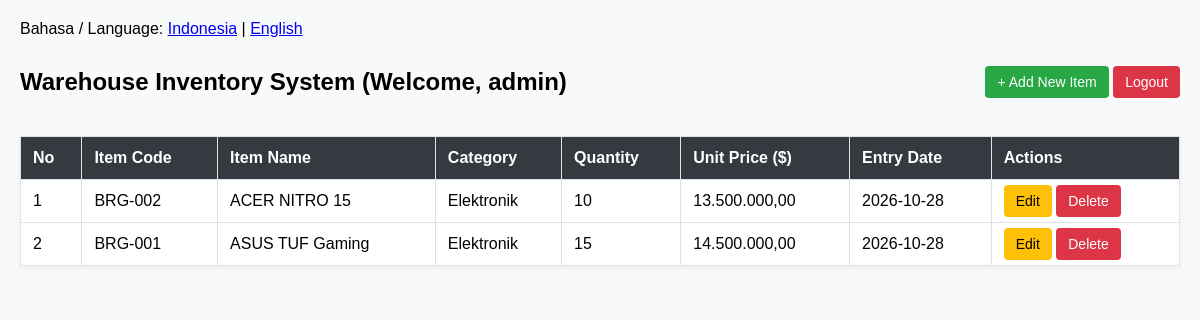
Page /index.php?lang=en (signed in) on the committed database.
### tables this page shows
CREATE TABLE `inventaris` (
  `id` int(11) NOT NULL,
  `kode_barang` varchar(20) NOT NULL,
  `nama_barang` varchar(100) NOT NULL,
  `kategori` varchar(50) NOT NULL,
  `jumlah` int(11) NOT NULL,
  `harga_satuan` decimal(12,2) NOT NULL,
  `tanggal_masuk` date NOT NULL
);

### bahasa.php (called while the page is built, shortened)
<?php
$translations = [
    'id' => [
        'title' => 'Sistem Inventaris Gudang',
        'welcome' => 'Selamat datang',
        'logout' => 'Keluar',
        'add_item' => 'Tambah Barang Baru',
        'code' => 'Kode Barang',
        'name' => 'Nama Barang',
        'category' => 'Kategori',
        'qty' => 'Jumlah',
        'price' => 'Harga Satuan (Rp)',
        'date' => 'Tanggal Masuk',
        'action' => 'Aksi',
        'save' => 'Simpan Data',
        'update' => 'Perbarui Data',
        'back' => 'Kembali',
        'delete_confirm' => 'Yakin ingin menghapus data ini?',
        'success_add' => 'Barang berhasil ditambahkan!',
        'success_update' => 'Barang berhasil diperbarui!',
        'success_delete' => 'Barang berhasil dihapus!',
        'error_empty' => 'Semua kolom wajib diisi dengan benar!',
        'login_title' => 'Login Administrator',
        'username' => 'Username',
        'password' => 'Password',
        'login_btn' => 'Masuk',
        'login_err' => 'Username atau Password salah!'
    ],
    'en' => [
        'title' => 'Warehouse Inventory System',
        'welcome' => 'Welcome',
        'logout' => 'Logout',
        'add_item' => 'Add New Item',
        'code' => 'Item Code',
        'name' => 'Item Name',
        'category' => 'Category',
        'qty' => 'Quantity',
        'price' => 'Unit Price ($)',
        'date' => 'Entry Date',
        'action' => 'Actions',
        'save' => 'Save Data',
        'update' => 'Update Data',
        'back' => 'Back',
        'delete_confirm' => 'Are you sure you want to delete this item?',
        'success_add' => 'Item successfully added!',
        'success_update' => 'Item successfully updated!',
        'success_delete' => 'Item successfully deleted!',
        'error_empty' => 'All fields must be filled correctly!',
        'login_title' => 'Administrator Login',
        'username' => 'Username',
        'password' => 'Password',
        'login_btn' => 'Login',
        'login_err' => 'Invalid Username or Password!'
    ]
];
function lang($phrase) {
    global $translations;
    $lang = $_SESSION['lang'];
    return $translations[$lang][$phrase] ?? $phrase;
}
?>

### index.php (the view, shortened to what this page needs)
<?php
require_once 'koneksi.php';
require_once 'bahasa.php';
$query = "SELECT * FROM inventaris ORDER BY id DESC";
$result = mysqli_query($conn, $query);
?>
<!DOCTYPE html>
<html lang="<?= $_SESSION['lang'] ?>">
<head>
</head>
<body>
<div class="lang-menu">
    Bahasa / Language: <a href="?lang=id">Indonesia</a> | <a href="?lang=en">English</a>
</div>
<div class="header">
    <h2><?= lang('title') ?> (<?= lang('welcome') ?>, <?= $_SESSION['username'] ?>)</h2>
    <div>
        <a href="tambah.php" class="btn">+ <?= lang('add_item') ?></a>
        <a href="logout.php" class="btn btn-danger"><?= lang('logout') ?></a>
    </div>
</div>
<table>
    <thead>
        <tr>
            <th>No</th>
            <th><?= lang('code') ?></th>
            <th><?= lang('name') ?></th>
            <th><?= lang('category') ?></th>
            <th><?= lang('qty') ?></th>
            <th><?= lang('price') ?></th>
            <th><?= lang('date') ?></th>
            <th><?= lang('action') ?></th>
        </tr>
    </thead>
    <tbody>
        <?php $no = 1; while ($row = mysqli_fetch_assoc($result)) : ?>
        <tr>
            <td><?= $no++ ?></td>
            <td><?= htmlspecialchars($row['kode_barang']) ?></td>
            <td><?= htmlspecialchars($row['nama_barang']) ?></td>
            <td><?= htmlspecialchars($row['kategori']) ?></td>
            <td><?= $row['jumlah'] ?></td>
            <td><?= number_format($row['harga_satuan'], 2, ',', '.') ?></td>
            <td><?= $row['tanggal_masuk'] ?></td>
            <td>
                <a href="edit.php?id=<?= $row['id'] ?>" class="btn btn-warning">Edit</a>
                <a href="index.php?hapus=<?= $row['id'] ?>" class="btn btn-danger" onclick="return confirm('<?= lang('delete_confirm') ?>')">Delete</a>
            </td>
        </tr>
        <?php endwhile; ?>
    </tbody>
</table>
</body>
</html>

### index.php (style rules this page uses)
body { font-family: Arial, sans-serif; margin: 20px; background: #f8f9fa; }
.header { display: flex; justify-content: space-between; align-items: center; margin-bottom: 20px; }
table { width: 100%; border-collapse: collapse; background: white; box-shadow: 0 2px 5px rgba(0,0,0,0.05); }
th, td { border: 1px solid #dee2e6; padding: 12px; text-align: left; }
th { background: #343a40; color: white; }
a.btn { background: #28a745; color: white; padding: 8px 12px; text-decoration: none; border-radius: 4px; font-size: 14px; }
a.btn-danger { background: #dc3545; }
a.btn-warning { background: #ffc107; color: black; }
.lang-menu { margin-bottom: 10px; }

### rows in the picture
inventaris: kode_barang "BRG-002", nama_barang "ACER NITRO 15", kategori "Elektronik", jumlah "10", harga_satuan "13.500.000,00", tanggal_masuk "2026-10-28"
inventaris: kode_barang "BRG-001", nama_barang "ASUS TUF Gaming", kategori "Elektronik", jumlah "15", harga_satuan "14.500.000,00", tanggal_masuk "2026-10-28"

### other values in the picture
lang('title') "Warehouse Inventory System"
lang('welcome') "Welcome"
$_SESSION['username'] "admin"
lang('add_item') "Add New Item"
lang('logout') "Logout"
lang('code') "Item Code"
lang('name') "Item Name"
lang('category') "Category"
lang('qty') "Quantity"
lang('price') "Unit Price ($)"
lang('date') "Entry Date"
lang('action') "Actions"
